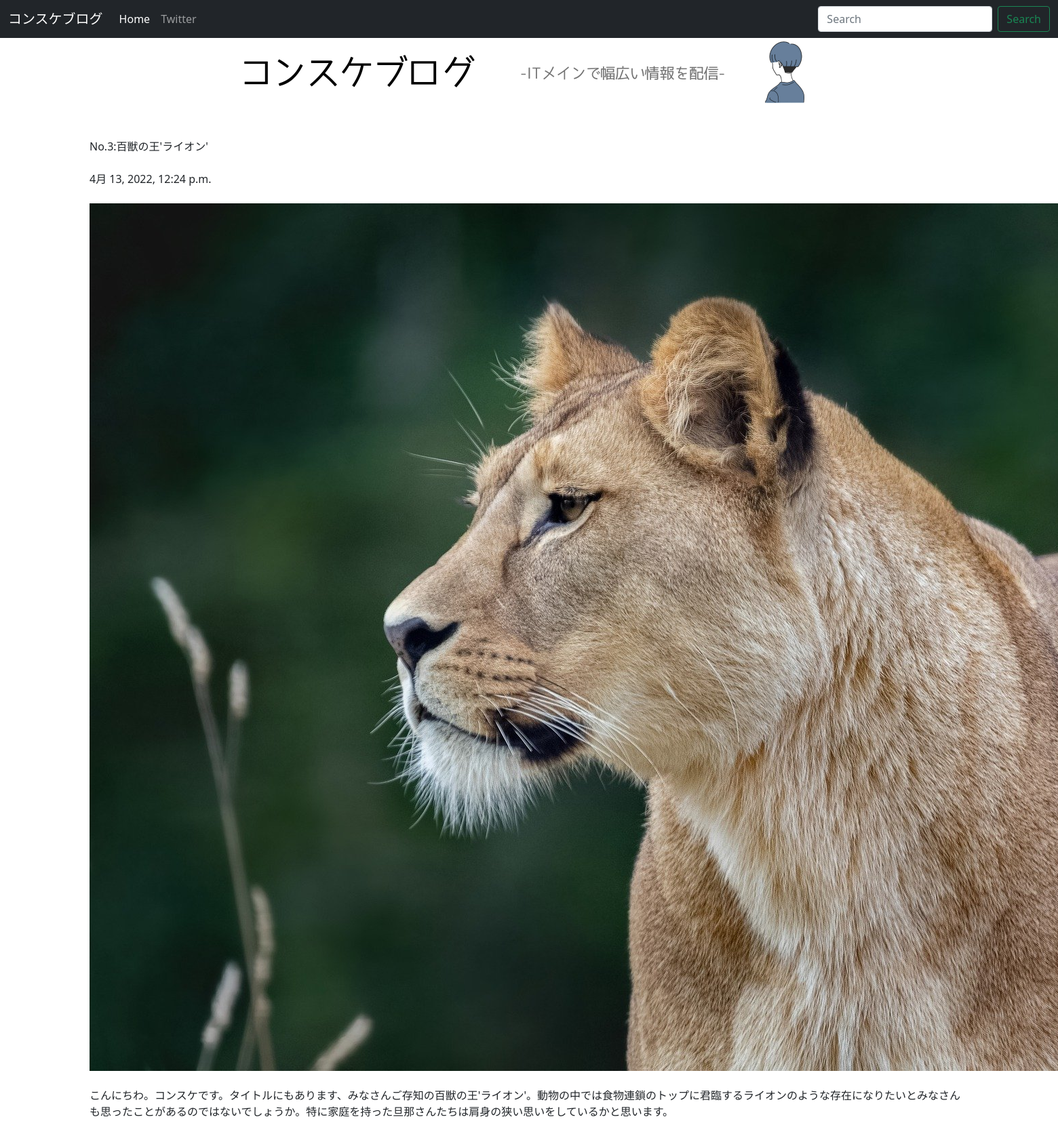
/posts/3/, run on the app's committed database.
### posts/models.py (models this page shows, shortened)
class Post(models.Model):
    title = models.CharField(max_length=100)
    published = models.DateTimeField()
    image = models.ImageField(upload_to='media/')
    body = models.TextField()

### posts/views.py (the view)
# urls.py: path('posts/<int:post_id>/', views.post_detail, name="post_detail")
def post_detail(request, post_id):
    post = get_object_or_404(Post, pk=post_id)
    return render(request, 'posts/post_detail.html', {'post': post})

### posts/templates/posts/post_detail.html (shortened to what this page needs)
<!DOCTYPE html>
<html lang="ja-jp">
    <head>
        <link href="https://cdn.jsdelivr.net/npm/bootstrap@5.0.2/dist/css/bootstrap.min.css" rel="stylesheet"
>
    </head>
    <body>
        <nav class="navbar navbar-expand-lg navbar-dark bg-dark">
            <div class="container-fluid">
                <a class="navbar-brand" href="#">コンスケブログ</a>
                <div class="collapse navbar-collapse" id="navbarSupportedContent">
                    <ul class="navbar-nav me-auto mb-2 mb-lg-0">
                        <li class="nav-item">
                            <a class="nav-link active" aria-current="page" href="/posts/">Home</a>
                        </li>
                        <li class="nav-item">
                            <a class="nav-link" href="https://twitter.com/taka_to88">Twitter</a>
                        </li>
                    </ul>
                    <form class="d-flex">
                        <input class="form-control me-2" type="search" placeholder="Search" aria-label="Search">
                        <button class="btn btn-outline-success" type="submit">Search</button>
                    </form>
                </div>
            </div>
        </nav>
        <div class="container">
            {% load static %}
            <img src="{% static 'posts/home.png' %}" class="img-fluid rounded  d-block mx-auto"
                style=" max-height: 100px" />
            <br><br />
            {{ post.title }}
            <br><br />
            {{ post.published }}
            <br><br />
            <img src="{{ post.image.url }}" />
            <br><br />
            {{ post.body }}
            <br><br />
        </div>
    </body>
</html>

### data on the page
Post: title "No.3:百獣の王'ライオン'", published "4月 13, 2022, 12:24 p.m.", image (picture), body "こんにちわ。コンスケです。タイトルにもあります、みなさんご存知の百獣の王'ライオン'。動物の中では食物連鎖のトップに君臨するライオンのような存在になりたいとみなさんも思ったことがあるのではないでしょうか。特に家庭を持った旦那さんたちは肩身の狭い思いをしているかと思います。"
